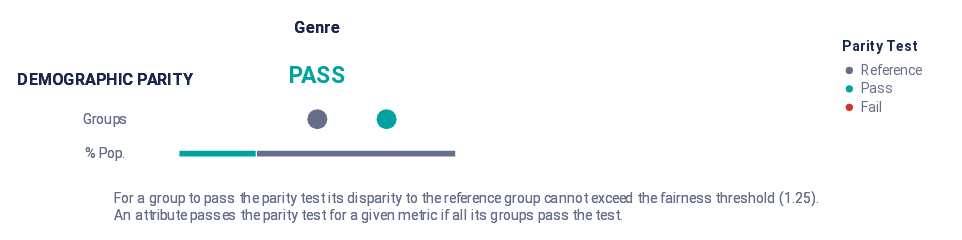

The cell this chart's notebook holds for it:
### Markdown cell above
**Statistical Parity / Demographic Parity (Independencia): $\mathbb{P}(\hat{Y} = 1 | A =a) = \mathbb{P}(\hat{Y} = 1 | A =b)$**

En nuestro caso tenemos que la clase positiva es 1 = solicitante de alto riesgo crediticio. Tomando en cuenta eso podemos decir que Statistical Parity busca que la tasa de solicitantes clasificados **por el modelo** como de alto riesgo sea la misma para ambos géneros.

Una métrica que nos podría ayudar es 'pprev' que según la [documentación de Aequitas](https://dssg.github.io/aequitas/metrics.html) mide la proporción de instancias identificadas como positivas por el modelo (en nuestro caso solicitantes de alto riesgo) sobre el total de instancias para un grupo dado, lo cual justamente coincide con la definición de probabilidad condicional más arriba.

### Code cell
metrics = ['pprev']

print('Evaluando Statistical Parity/Demographic Parity')
ap.summary(fairness, metrics, fairness_threshold = 1.25)

### Figure 1 — Vega-Lite specification as saved in the notebook (floating-point values rounded to 4 significant figures)
{"config": {"view": {"continuousWidth": 300, "continuousHeight": 300, "strokeWidth": 0}, "legend": {"labelColor": "rgb(102, 111, 137)", "labelFont": "Roboto, Arial, sans-serif", "labelFontSize": 12, "rowPadding": 4, "symbolSize": 40, "titleBaseline": "top", "titleColor": "rgb(25, 39, 78)", "titleFont": "Roboto, Arial, sans-serif", "titleFontSize": 12, "titleFontWeight": "bold", "titlePadding": 8}}, "vconcat": [{"hconcat": [{"vconcat": [{"mark": {"type": "text", "align": "center", "baseline": "middle", "color": "rgb(25, 39, 78)", "font": "Roboto, Arial, sans-serif", "fontWeight": "bold", "size": 14}, "encoding": {"text": {"value": ""}}, "height": 19.5, "width": 32.0}, {"layer": [{"mark": {"type": "text", "align": "center", "baseline": "middle", "color": "rgb(25, 39, 78)", "font": "Roboto, Arial, sans-serif", "fontWeight": "bold", "size": 14}, "encoding": {"text": {"value": "DEMOGRAPHIC PARITY"}, "y": {"axis": {"domain": false, "grid": false, "labels": false, "ticks": false, "title": null}, "field": "y_position", "scale": {"domain": [3, 1]}, "type": "quantitative"}}, "transform": [{"calculate": "1.2", "as": "y_position"}]}, {"mark": {"type": "text", "align": "center", "baseline": "middle", "color": "rgb(102, 111, 137)", "font": "Roboto, Arial, sans-serif", "size": 12}, "encoding": {"text": {"value": "Groups"}, "y": {"axis": {"domain": false, "grid": false, "labels": false, "ticks": false, "title": null}, "field": "y_position", "scale": {"domain": [3, 1]}, "type": "quantitative"}}, "transform": [{"calculate": "2", "as": "y_position"}]}, {"mark": {"type": "text", "align": "center", "baseline": "middle", "color": "rgb(102, 111, 137)", "font": "Roboto, Arial, sans-serif", "size": 12}, "encoding": {"text": {"value": "% Pop."}, "y": {"axis": {"domain": false, "grid": false, "labels": false, "ticks": false, "title": null}, "field": "y_position", "scale": {"domain": [3, 1]}, "type": "quantitative"}}, "transform": [{"calculate": "2.7", "as": "y_position"}]}], "height": 84.5, "width": 32.0}], "bounds": "flush", "data": {"name": "data-de84bc8c822dac0bd3b12b0342548471"}, "spacing": 26.0}, {"hconcat": [{"vconcat": [{"data": {"name": "data-de84bc8c822dac0bd3b12b0342548471"}, "mark": {"type": "text", "align": "center", "baseline": "middle", "color": "rgb(25, 39, 78)", "font": "Roboto, Arial, sans-serif", "fontWeight": "bold", "size": 14}, "encoding": {"text": {"value": "Genre"}}, "height": 19.5, "width": 240.0}, {"layer": [{"data": {"name": "data-9bcb10b75dc494b69ff88af9b90db2a8"}, "mark": {"type": "text", "align": "center", "baseline": "middle", "font": "Roboto, Arial, sans-serif", "fontWeight": "bold", "size": 20}, "encoding": {"color": {"field": "parity_result", "legend": {"offset": 0, "padding": 20, "title": "Parity Test"}, "scale": {"domain": ["Reference", "Pass", "Fail"], "range": ["rgb(102, 111, 137)", "rgb(0, 163, 158)", "rgb(211, 47, 47)"]}, "type": "ordinal"}, "text": {"value": "PASS"}, "y": {"axis": {"domain": false, "grid": false, "labels": false, "ticks": false, "title": null}, "field": "y_position", "scale": {"domain": [3, 1]}, "type": "quantitative"}}, "transform": [{"calculate": "1", "as": "y_position"}]}, {"data": {"name": "data-b1fa1503c69939ec765c9ba616f824b5"}, "mark": {"type": "bar", "size": 6, "stroke": "white"}, "encoding": {"color": {"field": "pprev_parity_result", "legend": null, "scale": {"domain": ["Reference", "Pass", "Fail"], "range": ["rgb(102, 111, 137)", "rgb(0, 163, 158)", "rgb(211, 47, 47)"]}, "type": "ordinal"}, "tooltip": [{"field": "pprev_parity_result", "title": "Parity", "type": "nominal"}, {"field": "tooltip_group_size", "title": "Size", "type": "nominal"}, {"field": "tooltip_groups_name_size", "title": "Groups", "type": "nominal"}], "x": {"aggregate": "sum", "axis": {"domain": false, "grid": false, "labels": false, "ticks": false, "title": null}, "field": "group_size", "stack": "normalize", "type": "quantitative"}, "y": {"axis": {"domain": false, "grid": false, "labels": false, "ticks": false, "title": null}, "field": "y_position", "scale": {"domain": [3, 1]}, "type": "quantitative"}}, "transform": [{"calculate": "2.8", "as": "y_position"}]}, {"data": {"name": "data-5bff625368e7b8e0826413ae9d71337c"}, "mark": {"type": "circle", "opacity": 1}, "encoding": {"color": {"field": "pprev_parity_result", "legend": null, "scale": {"domain": ["Reference", "Pass", "Fail"], "range": ["rgb(102, 111, 137)", "rgb(0, 163, 158)", "rgb(211, 47, 47)"]}, "type": "ordinal"}, "size": {"value": 300}, "tooltip": [{"field": "attribute_value", "title": "Group", "type": "nominal"}, {"field": "tooltip_group_size", "title": "Group Size", "type": "nominal"}, {"field": "tooltip_parity_test_explanation_pprev", "title": "Parity Test", "type": "nominal"}, {"field": "tooltip_disparity_explanation_pprev", "title": "Disparity", "type": "nominal"}, {"field": "pprev", "format": ".2f", "title": "PPREV", "type": "quantitative"}], "x": {"axis": {"domain": false, "grid": false, "labels": false, "ticks": false, "title": null}, "field": "pprev_disparity_rank", "scale": {"domain": [-2, 2], "nice": false}, "type": "quantitative"}, "y": {"axis": {"domain": false, "grid": false, "labels": false, "ticks": false, "title": null}, "field": "y_position", "scale": {"domain": [3, 1]}, "type": "quantitative"}}, "transform": [{"calculate": "2", "as": "y_position"}]}], "height": 84.5, "resolve": {"scale": {"x": "independent"}}, "width": 240.0}], "bounds": "flush", "spacing": 26.0}], "bounds": "flush", "spacing": 288.0}], "bounds": "flush", "spacing": 80.0}, {"layer": [{"mark": {"type": "text", "align": "left", "baseline": "top", "fill": "rgb(102, 111, 137)", "font": "Roboto, Arial, sans-serif", "fontSize": 12, "fontWeight": "normal"}, "encoding": {"text": {"value": "For a group to pass the parity test its disparity to the reference group cannot exceed the fairness threshold (1.25)."}, "x": {"value": 24.0}, "y": {"value": 0}}}, {"mark": {"type": "text", "align": "left", "baseline": "top", "fill": "rgb(102, 111, 137)", "font": "Roboto, Arial, sans-serif", "fontSize": 12, "fontWeight": "normal"}, "encoding": {"text": {"value": "An attribute passes the parity test for a given metric if all its groups pass the test."}, "x": {"value": 24.0}, "y": {"value": 15.0}}}], "data": {"name": "data-de84bc8c822dac0bd3b12b0342548471"}}], "padding": 15, "usermeta": {"embedOptions": {"scaleFactor": 5, "downloadFileName": "summary_chart"}}, "$schema": "https://vega.github.io/schema/vega-lite/v5.20.1.json", "datasets": {"data-de84bc8c822dac0bd3b12b0342548471": [{"a": 1, "b": 0}, {"a": 1, "b": 0}], "data-9bcb10b75dc494b69ff88af9b90db2a8": [{"parity_result": "Pass"}], "data-b1fa1503c69939ec765c9ba616f824b5": [{"pprev_parity_result": "Pass", "attribute_name": "genre", "total_entities": 200, "group_size": 56, "tooltip_groups_name_size": "female (56)", "tooltip_group_size": "56 (28.00%)"}, {"pprev_parity_result": "Reference", "attribute_name": "genre", "total_entities": 200, "group_size": 144, "tooltip_groups_name_size": "male (144)", "tooltip_group_size": "144 (72.00%)"}], "data-5bff625368e7b8e0826413ae9d71337c": [{"attribute_name": "genre", "attribute_value": "female", "group_size": 56, "total_entities": 200, "ref_group_value": "male", "pprev": 0.25, "pprev_disparity": 1.091, "pprev_disparity_scaled": 0.09091, "pprev_parity_result": "Pass", "tooltip_parity_test_explanation_pprev": "Pass. Below fairness threshold of 1.25", "tooltip_disparity_explanation_pprev": "1.09 times larger PPREV than the reference group", "tooltip_group_size": "56 (28.00%)", "pprev_disparity_rank": 1.0, "group_size_formatted": "56", "tooltip_groups_name_size": "female (56)"}, {"attribute_name": "genre", "attribute_value": "male", "group_size": 144, "total_entities": 200, "ref_group_value": "male", "pprev": 0.2292, "pprev_disparity": 1.0, "pprev_disparity_scaled": 0.0, "pprev_parity_result": "Reference", "tooltip_parity_test_explanation_pprev": "Reference group", "tooltip_disparity_explanation_pprev": "Reference group", "tooltip_group_size": "144 (72.00%)", "pprev_disparity_rank": 0.0, "group_size_formatted": "144", "tooltip_groups_name_size": "male (144)"}]}}
